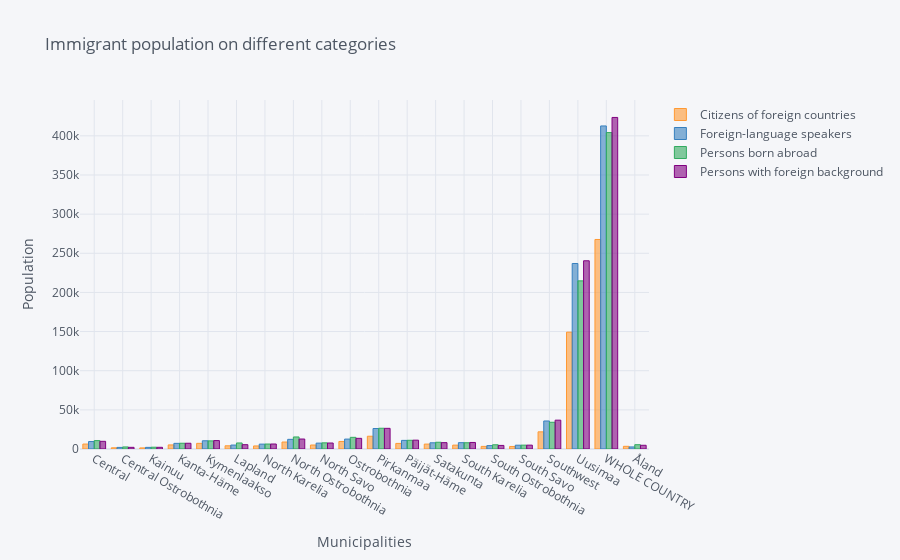

This figure's notebook cell:
### Code cell
pi.iplot(kind='bar',title= 'Immigrant population on different categories', xTitle='Municipalities',yTitle='Population')

### Figure 1 — Plotly figure (JSON) as saved in the notebook; plotly's stock layout.template omitted (floating-point values rounded to 4 significant figures)
{"data": [{"marker": {"color": "rgba(255, 153, 51, 0.6)", "line": {"color": "rgba(255, 153, 51, 1.0)", "width": 1}}, "name": "Citizens of foreign countries", "orientation": "v", "text": "", "type": "bar", "x": ["Central", "Central Ostrobothnia", "Kainuu", "Kanta-Häme", "Kymenlaakso", "Lapland", "North Karelia", "North Ostrobothnia", "North Savo", "Ostrobothnia", "Pirkanmaa", "Päijät-Häme", "Satakunta", "South Karelia", "South Ostrobothnia", "South Savo", "Southwest", "Uusimaa", "WHOLE COUNTRY", "Åland"], "y": [6309, 1537, 1395, 5206, 7218, 4102, 3909, 8908, 5091, 9634, 16329, 7134, 6280, 4974, 3344, 3241, 21913, 149253, 267629, 3421]}, {"marker": {"color": "rgba(55, 128, 191, 0.6)", "line": {"color": "rgba(55, 128, 191, 1.0)", "width": 1}}, "name": "Foreign-language speakers", "orientation": "v", "text": "", "type": "bar", "x": ["Central", "Central Ostrobothnia", "Kainuu", "Kanta-Häme", "Kymenlaakso", "Lapland", "North Karelia", "North Ostrobothnia", "North Savo", "Ostrobothnia", "Pirkanmaa", "Päijät-Häme", "Satakunta", "South Karelia", "South Ostrobothnia", "South Savo", "Southwest", "Uusimaa", "WHOLE COUNTRY", "Åland"], "y": [9531, 2038, 2090, 7221, 10496, 5038, 6249, 12358, 7506, 12665, 26166, 10994, 7927, 8092, 4344, 4862, 35809, 236959, 412644, 2621]}, {"marker": {"color": "rgba(50, 171, 96, 0.6)", "line": {"color": "rgba(50, 171, 96, 1.0)", "width": 1}}, "name": "Persons born abroad", "orientation": "v", "text": "", "type": "bar", "x": ["Central", "Central Ostrobothnia", "Kainuu", "Kanta-Häme", "Kymenlaakso", "Lapland", "North Karelia", "North Ostrobothnia", "North Savo", "Ostrobothnia", "Pirkanmaa", "Päijät-Häme", "Satakunta", "South Karelia", "South Ostrobothnia", "South Savo", "Southwest", "Uusimaa", "WHOLE COUNTRY", "Åland"], "y": [10731, 2626, 2283, 7359, 10377, 7701, 6357, 15377, 7879, 14905, 26511, 11135, 8640, 8000, 5406, 4925, 34140, 214768, 404179, 5497]}, {"marker": {"color": "rgba(128, 0, 128, 0.6)", "line": {"color": "rgba(128, 0, 128, 1.0)", "width": 1}}, "name": "Persons with foreign background", "orientation": "v", "text": "", "type": "bar", "x": ["Central", "Central Ostrobothnia", "Kainuu", "Kanta-Häme", "Kymenlaakso", "Lapland", "North Karelia", "North Ostrobothnia", "North Savo", "Ostrobothnia", "Pirkanmaa", "Päijät-Häme", "Satakunta", "South Karelia", "South Ostrobothnia", "South Savo", "Southwest", "Uusimaa", "WHOLE COUNTRY", "Åland"], "y": [9807, 2123, 2154, 7337, 10770, 5519, 6389, 12744, 7664, 13614, 26384, 11285, 8117, 8351, 4591, 4945, 36828, 240435, 423494, 4758]}], "layout": {"legend": {"bgcolor": "#F5F6F9", "font": {"color": "#4D5663"}}, "paper_bgcolor": "#F5F6F9", "plot_bgcolor": "#F5F6F9", "title": {"font": {"color": "#4D5663"}, "text": "Immigrant population on different categories"}, "xaxis": {"gridcolor": "#E1E5ED", "showgrid": true, "tickfont": {"color": "#4D5663"}, "title": {"font": {"color": "#4D5663"}, "text": "Municipalities"}, "zerolinecolor": "#E1E5ED"}, "yaxis": {"gridcolor": "#E1E5ED", "showgrid": true, "tickfont": {"color": "#4D5663"}, "title": {"font": {"color": "#4D5663"}, "text": "Population"}, "zerolinecolor": "#E1E5ED"}}}
